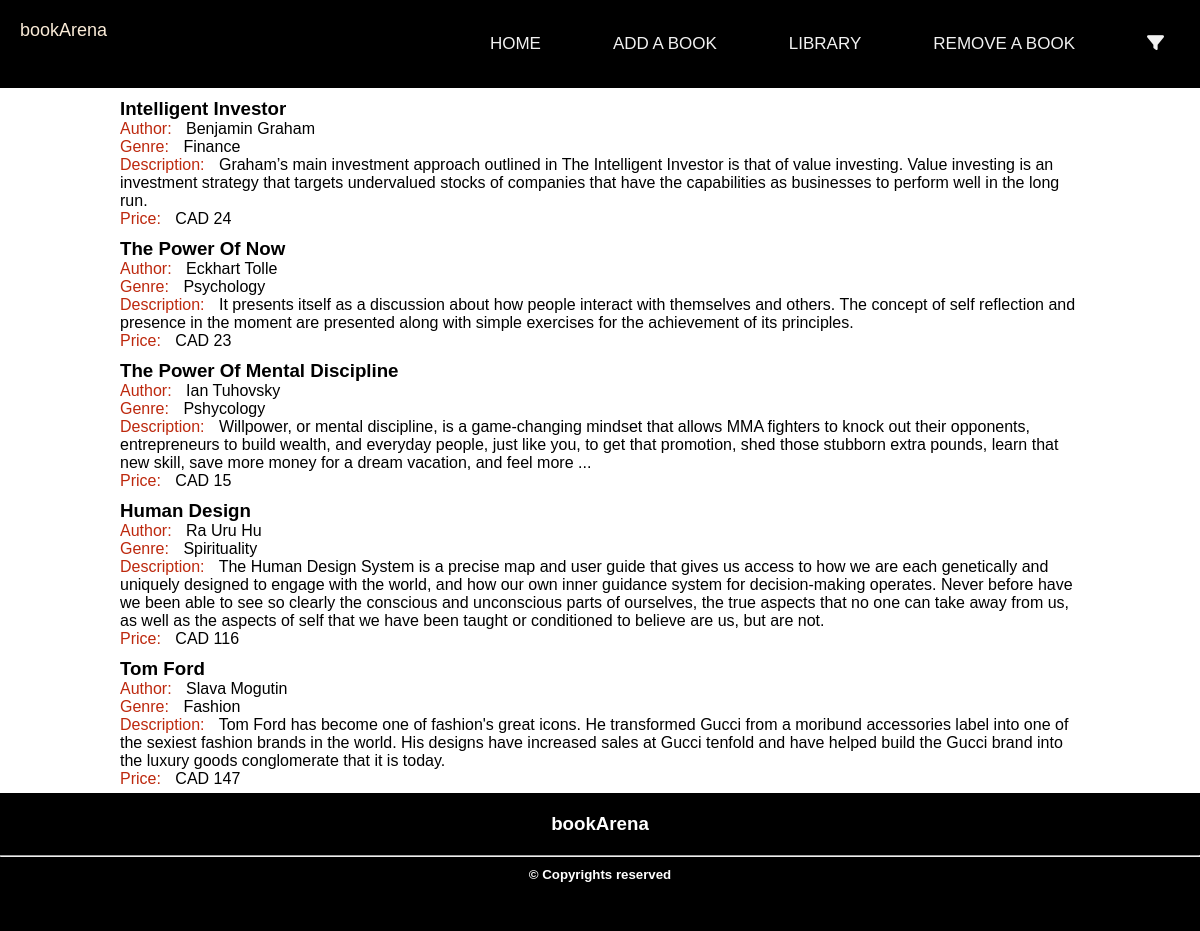
The page /library on the database its author committed.
### model.py (models this page shows, shortened)
class Books(db.Model):
    title = db.Column(db.String(50), unique=True, nullable=False, primary_key=True)
    author = db.Column(db.String(30), nullable=False)
    genre = db.Column(db.String(20), nullable=False)
    description = db.Column(db.String(120), nullable=False)
    price = db.Column(db.Integer, nullable=False)

### app.py (the view)
@app.route('/library', methods=['GET', 'POST'])
def library():
    data = Books.query.all() # Stores all the builtins to data
    return render_template('library.html', title='LIBRARY', books=data)

### templates/library.html
{% extends 'base.html' %}
{%block body%}
    {% if books %}
        {%for book in books%}
            <div class="bookInfo">
                <h3>{{book.title}}</h3>
                <ul>
                    <li><span>Author:</span> {{book.author}}</li>
                    <li><span>Genre:</span> {{book.genre}}</li>
                    <li><span>Description:</span> {{book.description}}</li>
                    <li><span>Price:</span> CAD {{book.price}}</li>
                </ul>
            </div>
        {%endfor%}
    {% else %}
        <p class="errorMessage">No match found related to the entered information.</p>
    {% endif %}
{%endblock%}

### templates/base.html (shortened to what this page needs)
{%from 'macros.html' import nav with context%}
<!DOCTYPE html>
<html lang="en">
<head>
    <link rel="stylesheet" href="../static/css/styles.css">
    <link rel="stylesheet" href="https://cdnjs.cloudflare.com/ajax/libs/font-awesome/4.7.0/css/font-awesome.min.css">
</head>
<body>
    <nav>
        <span>bookArena</span>
        {{nav()}}
    </nav>
    <main>
        {%block body%}{%endblock%}
    </main>
    <footer>
        <h3>bookArena</h3>
        <hr>
        <h5>&copy; Copyrights reserved</h5>
    </footer>
</body>
</html>

### templates/macros.html (shortened to what this page needs)
{% macro nav()%}
    <nav>
        <div class="topnav" id="myTopnav">
            <a href="{{url_for('home')}}">HOME</a>
            <a href="{{url_for('addBook')}}">ADD A BOOK</a>
            <a href="{{url_for('library')}}">LIBRARY</a>
            <a href="{{url_for('deleteBook')}}">REMOVE A BOOK</a>
            <a href="{{url_for('filterByPrice')}}"><i class="fa-solid fa-filter"></i></a>
        </div>
    </nav>
{%endmacro%}

### static/css/styles.css (style rules this page uses)
* { margin: 0; padding: 0; box-sizing: border-box; }
a { padding: 5px; border-radius: 5px; }
nav { display: flex; justify-content: space-between; background-color: black; color: white; font-family:'Gill Sans', 'Gill Sans MT', Calibri, 'Trebuchet MS', sans-serif; font-size: large; position: sticky; top: 0; z-index: 1; }
nav span, a { color: antiquewhite; text-decoration: none; margin: 20px; }
main { background-color: white; width: 100%; min-height: 76.8vh; max-height: 76.8vh; overflow-y: scroll; }
.bookInfo { font-family: 'Gill Sans', 'Gill Sans MT', Calibri, 'Trebuchet MS', sans-serif; margin-top: 15px; width: 80%; margin: 10px auto; }
.bookInfo ul { list-style-type: none; }
.bookInfo li span { color: rgb(189, 40, 13); margin-right: 10px; }
footer { background: black; color: white; height: 15vh; text-align: center; font-family: 'Gill Sans', 'Gill Sans MT', Calibri, 'Trebuchet MS', sans-serif; }
footer h3 { padding: 20px 10px; }
footer hr { margin-bottom: 10px; }
nav { font-family: Arial, Helvetica, sans-serif; }
.topnav { overflow: hidden; }
.topnav a { float: left; display: block; color: #f2f2f2; text-align: center; padding: 14px 16px; text-decoration: none; font-size: 17px; }

### rows shown on the page
Books: title "Intelligent Investor", author "Benjamin Graham", genre "Finance", description "Graham’s main investment approach outlined in The Intelligent Investor is that of value investing. Value investing is an investment strategy that targets undervalued stocks of companies that have the capabilities as businesses to perform well in the long run.", price "24"
Books: title "The Power Of Now", author "Eckhart Tolle", genre "Psychology", description "It presents itself as a discussion about how people interact with themselves and others. The concept of self reflection and presence in the moment are presented along with simple exercises for the achievement of its principles.", price "23"
Books: title "The Power Of Mental Discipline", author "Ian Tuhovsky", genre "Pshycology", description "Willpower, or mental discipline, is a game-changing mindset that allows MMA fighters to knock out their opponents, entrepreneurs to build wealth, and everyday people, just like you, to get that promotion, shed those stubborn extra pounds, learn that new skill, save more money for a dream vacation, and feel more ...", price "15"
Books: title "Human Design", author "Ra Uru Hu", genre "Spirituality", description "The Human Design System is a precise map and user guide that gives us access to how we are each genetically and uniquely designed to engage with the world, and how our own inner guidance system for decision-making operates. Never before have we been able to see so clearly the conscious and unconscious parts of ourselves, the true aspects that no one can take away from us, as well as the aspects of self that we have been taught or conditioned to believe are us, but are not.", price "116"
Books: title "Tom Ford", author "Slava Mogutin", genre "Fashion", description "Tom Ford has become one of fashion's great icons. He transformed Gucci from a moribund accessories label into one of the sexiest fashion brands in the world. His designs have increased sales at Gucci tenfold and have helped build the Gucci brand into the luxury goods conglomerate that it is today.", price "147"
